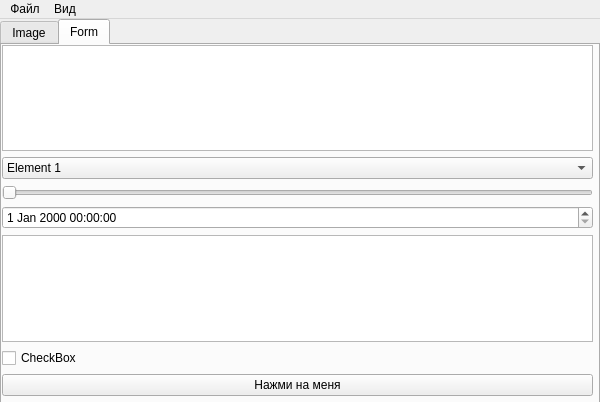
<?xml version="1.0" encoding="UTF-8"?>
<ui version="4.0">
 <class>MainWindow</class>
 <widget class="QMainWindow" name="MainWindow">
  <property name="geometry">
   <rect>
    <x>0</x>
    <y>0</y>
    <width>600</width>
    <height>402</height>
   </rect>
  </property>
  <property name="windowTitle">
   <string>MainWindow</string>
  </property>
  <widget class="QWidget" name="centralwidget">
   <widget class="QTabWidget" name="tabWidget">
    <property name="geometry">
     <rect>
      <x>0</x>
      <y>0</y>
      <width>600</width>
      <height>390</height>
     </rect>
    </property>
    <property name="styleSheet">
     <string notr="true"/>
    </property>
    <property name="currentIndex">
     <number>1</number>
    </property>
    <widget class="QWidget" name="tab_1">
     <attribute name="title">
      <string>Image</string>
     </attribute>
     <widget class="QLabel" name="label">
      <property name="geometry">
       <rect>
        <x>0</x>
        <y>0</y>
        <width>591</width>
        <height>361</height>
       </rect>
      </property>
      <property name="text">
       <string/>
      </property>
      <property name="pixmap">
       <pixmap>../../../../../Документы/Авы/LzXE6N_o3AQ.jpg</pixmap>
      </property>
      <property name="scaledContents">
       <bool>true</bool>
      </property>
     </widget>
    </widget>
    <widget class="QWidget" name="tab_2">
     <attribute name="title">
      <string>Form</string>
     </attribute>
     <widget class="QWidget" name="verticalLayoutWidget">
      <property name="geometry">
       <rect>
        <x>0</x>
        <y>0</y>
        <width>591</width>
        <height>351</height>
       </rect>
      </property>
      <layout class="QVBoxLayout" name="verticalLayout">
       <item>
        <widget class="QPlainTextEdit" name="plainTextEdit_2"/>
       </item>
       <item>
        <widget class="QComboBox" name="comboBox">
         <item>
          <property name="text">
           <string>Element 1</string>
          </property>
         </item>
         <item>
          <property name="text">
           <string>El2 </string>
          </property>
         </item>
        </widget>
       </item>
       <item>
        <widget class="QSlider" name="horizontalSlider">
         <property name="orientation">
          <enum>Qt::Horizontal</enum>
         </property>
        </widget>
       </item>
       <item>
        <widget class="QDateTimeEdit" name="dateTimeEdit"/>
       </item>
       <item>
        <widget class="QPlainTextEdit" name="plainTextEdit"/>
       </item>
       <item>
        <widget class="QCheckBox" name="checkBox">
         <property name="text">
          <string>CheckBox</string>
         </property>
        </widget>
       </item>
       <item>
        <widget class="QPushButton" name="pushButton">
         <property name="text">
          <string>Нажми на меня</string>
         </property>
        </widget>
       </item>
      </layout>
     </widget>
    </widget>
   </widget>
  </widget>
  <widget class="QMenuBar" name="menubar">
   <property name="geometry">
    <rect>
     <x>0</x>
     <y>0</y>
     <width>600</width>
     <height>19</height>
    </rect>
   </property>
   <widget class="QMenu" name="menuFile">
    <property name="title">
     <string>Файл</string>
    </property>
    <addaction name="action"/>
   </widget>
   <widget class="QMenu" name="menu">
    <property name="title">
     <string>Вид</string>
    </property>
   </widget>
   <addaction name="menuFile"/>
   <addaction name="menu"/>
  </widget>
  <action name="action">
   <property name="text">
    <string>Созранить</string>
   </property>
  </action>
 </widget>
 <resources/>
 <connections/>
</ui>
